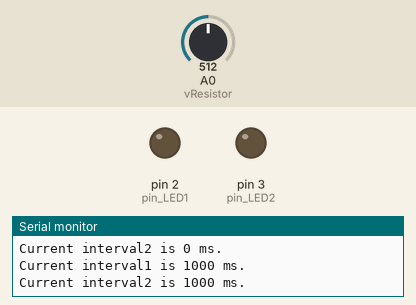
Simulated run of this sketch. Board: Arduino Uno, built with avr-gcc and run on an emulated ATmega328P. Parts: output pins drawn as LEDs (lit = HIGH), the last lines printed to the serial monitor. Dashed ring = blinking. The inputs (shaded band) are chosen by the test bench; at power-on: A0 (vResistor) = 512.

Above: at 1.2 s.
1.3 s: A0 (vResistor) set to 716
At 4.0 s:
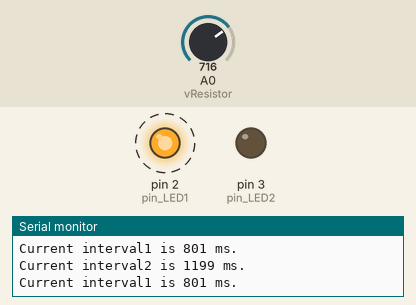
4.3 s: A0 (vResistor) set to 900
At 5.3 s:
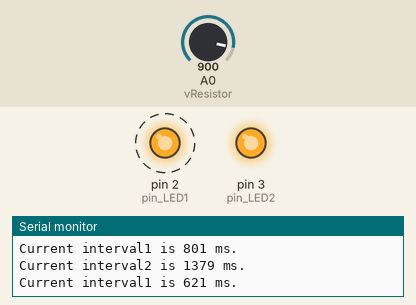
7.3 s: A0 (vResistor) set to 122
At 7.7 s:
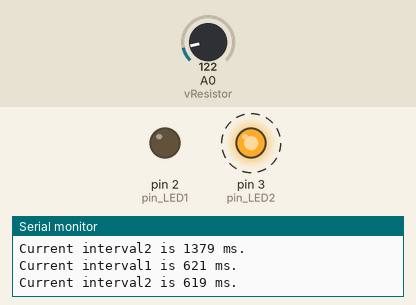
Timing chart, 0 to 16.3 s (numbered marks = the images above; inputs shaded):
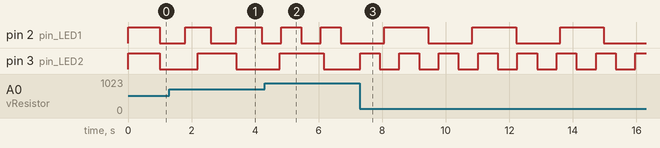

Measured:
- after the input at 7.3 s, pin 2 (pin_LED1): alternates HIGH for 1.4 s and LOW for 1.4 s, starting after 0.77 s; pin 3 (pin_LED2): alternates HIGH for 0.62 s and LOW for 0.62 s, starting at once
- by itself, pin 2 (pin_LED1): alternates HIGH for 0.62 s and LOW for 0.62 s

The sketch:

HW6.ino
```cpp
int vResistor = A0;
int adc;
int pin_LED1 = 2, pin_LED2 = 3;
unsigned long time_previous1, time_current1, interval1;
unsigned long time_previous2, time_current2, interval2;

boolean LED_state1 = false;
boolean LED_state2 = false;

void setup() {
  pinMode(vResistor, INPUT);
  pinMode(pin_LED1, OUTPUT);
  digitalWrite(pin_LED1, LED_state1);
  pinMode(pin_LED2, OUTPUT);
  digitalWrite(pin_LED2, LED_state2);
  time_previous1 = millis();
  time_previous2 = millis();
  Serial.begin(9600);
}

void loop() {
  time_current1 = millis();
  time_current2 = millis();
  if ( time_current1 - time_previous1 >= interval1 ){
    Serial.print("Current interval1 is ");
    Serial.print(interval1);
    Serial.println(" ms.");

    time_previous1 = time_current1;
    LED_state1 = !LED_state1;
    digitalWrite(pin_LED1, LED_state1);
  }

  if ( time_current2 - time_previous2 >= interval2 ){
    Serial.print("Current interval2 is ");
    Serial.print(interval2);
    Serial.println(" ms.");

    time_previous2 = time_current2;
    LED_state2 = !LED_state2;
    digitalWrite(pin_LED2, LED_state2);
  }
  adc = analogRead(vResistor);
  interval2 = map(adc, 0, 1023, 500, 1500);
  interval1 = 2000 - interval2;
}
```
